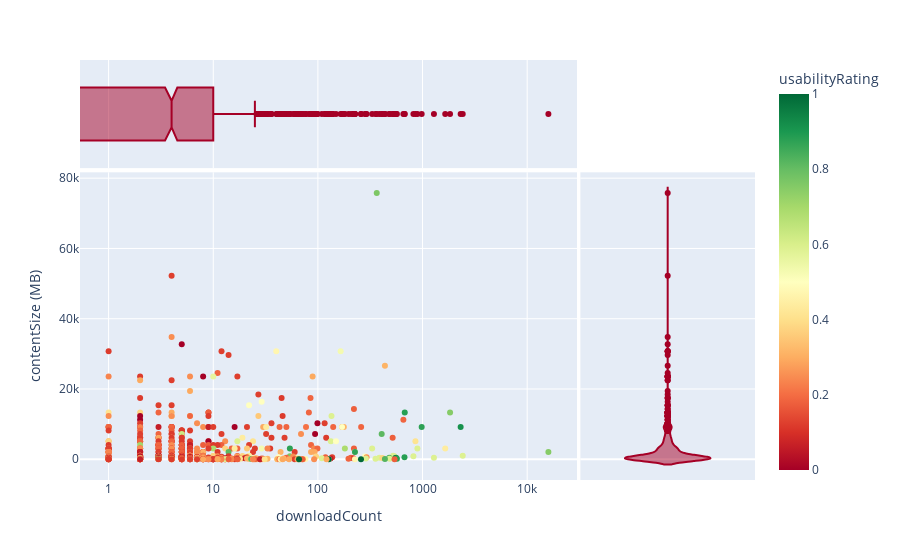

The notebook cell this image was saved under:
### Code cell
fig = px.scatter(df, x="downloadCount", y="contentSize", marginal_x="box", marginal_y='violin', color = 'usabilityRating', 
                 color_continuous_scale=px.colors.diverging.RdYlGn, log_x=True, labels=dict(contentSize="contentSize (MB)"))

fig.update_xaxes(tickvals=[1, 10, 100, 1000, 10000])

fig.show()

### Figure 1 — Plotly figure (JSON) as saved in the notebook; plotly's stock layout.template omitted (floating-point values rounded to 4 significant figures; data arrays with more than 128 entries replaced by an {"elided": "..."} marker saying what was removed)
{"data": [{"hovertemplate": "downloadCount=%{x}<br>contentSize (MB)=%{y}<br>usabilityRating=%{marker.color}<extra></extra>", "legendgroup": "", "marker": {"color": {"elided": "853 float values"}, "coloraxis": "coloraxis", "symbol": "circle"}, "mode": "markers", "name": "", "orientation": "v", "showlegend": false, "type": "scatter", "x": {"elided": "853 int values"}, "xaxis": "x", "y": {"elided": "853 float values"}, "yaxis": "y"}, {"alignmentgroup": "True", "hovertemplate": "downloadCount=%{x}<extra></extra>", "legendgroup": "", "marker": {"color": "rgb(165,0,38)", "symbol": "circle"}, "name": "", "notched": true, "offsetgroup": "", "showlegend": false, "type": "box", "x": {"elided": "853 int values"}, "xaxis": "x3", "yaxis": "y3"}, {"alignmentgroup": "True", "hovertemplate": "contentSize (MB)=%{y}<extra></extra>", "legendgroup": "", "marker": {"color": "rgb(165,0,38)", "symbol": "circle"}, "name": "", "offsetgroup": "", "scalegroup": "y", "showlegend": false, "type": "violin", "xaxis": "x2", "y": {"elided": "853 float values"}, "yaxis": "y2"}], "layout": {"coloraxis": {"colorbar": {"title": {"text": "usabilityRating"}}, "colorscale": [[0, "rgb(165,0,38)"], [0.1, "rgb(215,48,39)"], [0.2, "rgb(244,109,67)"], [0.3, "rgb(253,174,97)"], [0.4, "rgb(254,224,139)"], [0.5, "rgb(255,255,191)"], [0.6, "rgb(217,239,139)"], [0.7, "rgb(166,217,106)"], [0.8, "rgb(102,189,99)"], [0.9, "rgb(26,152,80)"], [1, "rgb(0,104,55)"]]}, "legend": {"tracegroupgap": 0}, "margin": {"t": 60}, "xaxis": {"anchor": "y", "domain": [0, 0.7363], "tickvals": [1, 10, 100, 1000, 10000], "title": {"text": "downloadCount"}, "type": "log"}, "xaxis2": {"anchor": "y2", "domain": [0.7413, 1], "matches": "x2", "showgrid": false, "showline": false, "showticklabels": false, "ticks": "", "tickvals": [1, 10, 100, 1000, 10000]}, "xaxis3": {"anchor": "y3", "domain": [0, 0.7363], "matches": "x", "showgrid": true, "showticklabels": false, "tickvals": [1, 10, 100, 1000, 10000], "type": "log"}, "xaxis4": {"anchor": "y4", "domain": [0.7413, 1], "matches": "x2", "showgrid": false, "showline": false, "showticklabels": false, "ticks": "", "tickvals": [1, 10, 100, 1000, 10000]}, "yaxis": {"anchor": "x", "domain": [0, 0.7326], "title": {"text": "contentSize (MB)"}}, "yaxis2": {"anchor": "x2", "domain": [0, 0.7326], "matches": "y", "showgrid": true, "showticklabels": false}, "yaxis3": {"anchor": "x3", "domain": [0.7426, 1], "matches": "y3", "showgrid": false, "showline": false, "showticklabels": false, "ticks": ""}, "yaxis4": {"anchor": "x4", "domain": [0.7426, 1], "matches": "y3", "showgrid": true, "showline": false, "showticklabels": false, "ticks": ""}}}
